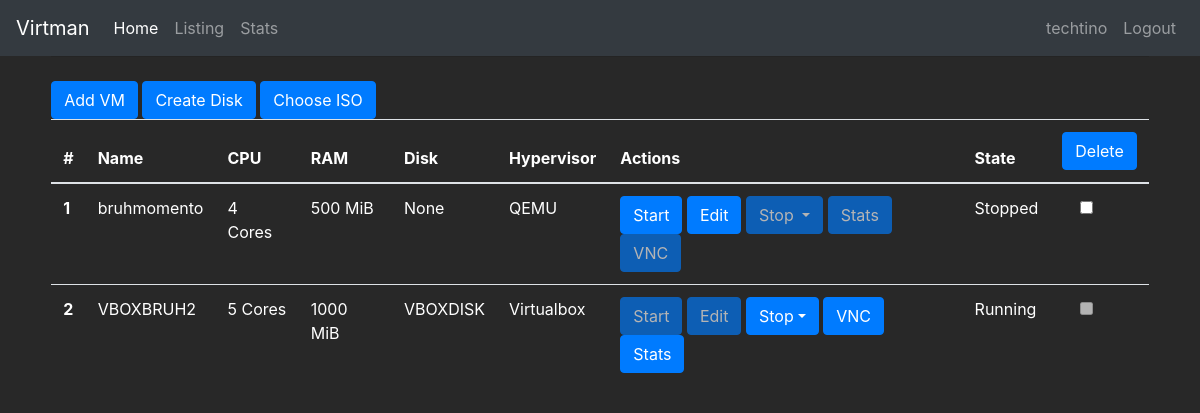
The app's page /manager/listing (signed in), older data.
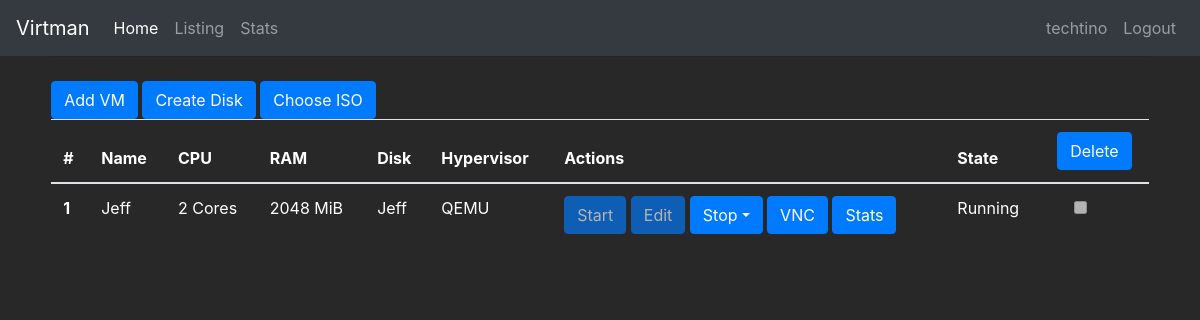
The same page, newer data.
### manager/models.py (models this page shows, shortened)
class VM(models.Model):
    name = models.CharField(max_length=30)
    cpus = models.IntegerField()
    ram = models.IntegerField()
    HYPERVISOR_CHOICES = (
        ('QEMU', 'QEMU'),
        ('Virtualbox', 'Virtualbox'),
        ('VMWare', 'VMWare'),)
    hypervisor = models.CharField(max_length=30,choices=HYPERVISOR_CHOICES)
    OS = (
        ('Linux', 'Linux'),
        ('Windows', 'Windows'),
        ('Mac', 'Mac'),)
    os = models.CharField(max_length=30,choices=OS)
    state = models.CharField(max_length=3)
    storage_disk = models.ForeignKey(StorageDisk, on_delete=models.CASCADE, blank=True, null=True)
    optical_disk = models.ForeignKey(OpticalDisk, on_delete=models.CASCADE, blank=True, null=True)

class StorageDisk(models.Model):
    def __str__(self):
        return self.name
    name = models.CharField(max_length=30)
    path = models.CharField(max_length=30)
    TYPE_CHOICES = (
        ('qcow2', 'qcow2'),
        ('vhd', 'vhd'),
    )
    type = models.CharField(max_length=30,choices=TYPE_CHOICES)
    size = models.IntegerField()

### manager/views.py (the view)
# urls.py: path('listing', views.listing, name='listing'),
@login_required
def listing(request):
    VM_list = VM.objects.order_by('id')[:40]
    template = loader.get_template('listing.html')
    ip = socket.gethostname()
    context = {
        'VM_list': VM_list,
        'ip': ip,
    }
    if request.method == "POST":
        IDs = request.POST.getlist('VMs')
        for id in IDs:
            VirtualMachine = VM.objects.get(id=id)
            LibvirtManagement.delVM(VirtualMachine)
            VirtualMachine.delete()
    return HttpResponse(template.render(context, request))

### manager/templates/listing.html (shortened to what this page needs)
{% extends "base.html" %}
{% block content %}
<div class="dropdown show">
<a class="btn btn-primary" href="/manager/add">Add VM</a>
<a class="btn btn-primary" href="/manager/createDisk">Create Disk</a>
<a class="btn btn-primary" href="/manager/uploadISO">Choose ISO</a>
{% if VM_list %}
<table class="table">
  <thead>
    <tr>
      <th scope="col">#</th>
      <th scope="col">Name</th>
      <th scope="col">CPU</th>
      <th scope="col">RAM</th>
      <th scope"col">Disk</th>
      <th scope="col">Hypervisor</th>
      <th scope="col">Actions</th>
      <th scope="col">State</th>
      <th scope="col" style="text-align: center"><button type="submit" class="btn btn-primary" form="delete_form">Delete</button></th>
    </tr>
  </thead>
  <tbody>
    {% for vm in VM_list %}
        <tr>
        <th scope="row">{{ forloop.counter}}</th>
        <td>{{vm.name}}</td>
        <td>{{vm.cpus}} Cores</td>
        <td>{{vm.ram}} MiB</td>
        <td>{{vm.storage_disk}}</td>
        <td>{{vm.hypervisor}}</td>
        <td>
        {% if vm.state == 'ON' %}
        <button type="button" class="btn btn-primary" disabled>Start</button>
        <button type="button" class="btn btn-primary" disabled>Edit</button>
        <button class="btn btn-primary dropdown-toggle" type="button" id="dropdownMenuButton" data-toggle="dropdown" aria-haspopup="true" aria-expanded="false">Stop</button>
        <a class="btn btn-primary" href="/manager/{{ vm.id }}/vnc?host={{ip}}&port=6080&autoconnect=true">VNC</a>
        <a class="btn btn-primary" href="/manager/{{ vm.id }}/viewStats">Stats</a>
        {% else %}
        <a class="btn btn-primary" href="/manager/{{ vm.id }}/startVM">Start</a>
        <a class="btn btn-primary" href="/manager/{{ vm.id }}/edit">Edit</a>
        <button type="button" class="btn btn-primary dropdown-toggle" disabled>Stop </button>
        <button type="button" class="btn btn-primary" disabled>Stats</button>
        <button type="button" class="btn btn-primary" disabled>VNC</button>
        {% endif %}
        {% if vm.state == "ON" %}
        <td>Running</td>
        <td style="text-align: center"><input class="form-check-input" type="checkbox" disabled></td>
        {% else %}
        <td>Stopped</td>
        <td style="text-align: center"><input class="form-check-input" form="delete_form" type="checkbox" value="{{ vm.id }}" id="{{ vm.id }}" name="VMs"></td>
        {% endif %}
        </td>
        </tr>
    {% endfor %}
  </tbody>
</table>
{% else %}
There are no VMs available
{% endif %}
{% endblock content %}

### manager/templates/base.html (shortened to what this page needs)
<!doctype html>
<html lang="en">
  <head>
    <link rel="stylesheet" href="https://stackpath.bootstrapcdn.com/bootstrap/4.1.3/css/bootstrap.min.css">
  </head>
  <body>
  <nav class="navbar navbar-expand-sm navbar-dark bg-dark">
  <a class="navbar-brand" href="#">Virtman</a>
  <ul class="navbar-nav mr-auto">
    <li class="nav-item active">
        <a class="nav-link" href="/manager/home">Home</a>
    </li>
    <li class="nav-item">
        <a class="nav-link" href="/manager/listing">Listing</a>
    </li>
    <li class="nav-item">
        <a class="nav-link" href="/manager/viewStats">Stats</a>
    </li>
  </ul>
  <ul class="nav navbar-nav navbar-right">
    {% if user.is_authenticated %}
    <li class="navbar-item">
      <a class="nav-link" href="/manager/profile">{{user.get_username}}</a>
    </li>
    <li class="nav-item">
        <a class="nav-link" href="/accounts/logout">Logout</a>
    </li>
    {% else %}
        <a class="nav-link" href="/accounts/login">Login</a>
    {% endif %}
  </ul>
  </nav>
	<div id="content" name="content" class="main">
		<div class="row justify-content-center">
			<div class="col-11">
        <hr class="mt-0 mb-4">
				{% block content %}
				{% endblock %}
			</div>
		</div>
	</div>
</body>
</html>

### manager/templates/base.html (style rules this page uses)
body { background-color: #282828; color: white; }

Row changes from the older to the newer data that the page shows:
removed VM: name "bruhmomento", cpus "4", ram "500", storage_disk "None", hypervisor "QEMU"
removed VM: name "VBOXBRUH2", cpus "5", ram "1000", storage_disk "VBOXDISK", hypervisor "Virtualbox"
added VM: name "Jeff", cpus "2", ram "2048", storage_disk "Jeff", hypervisor "QEMU"
